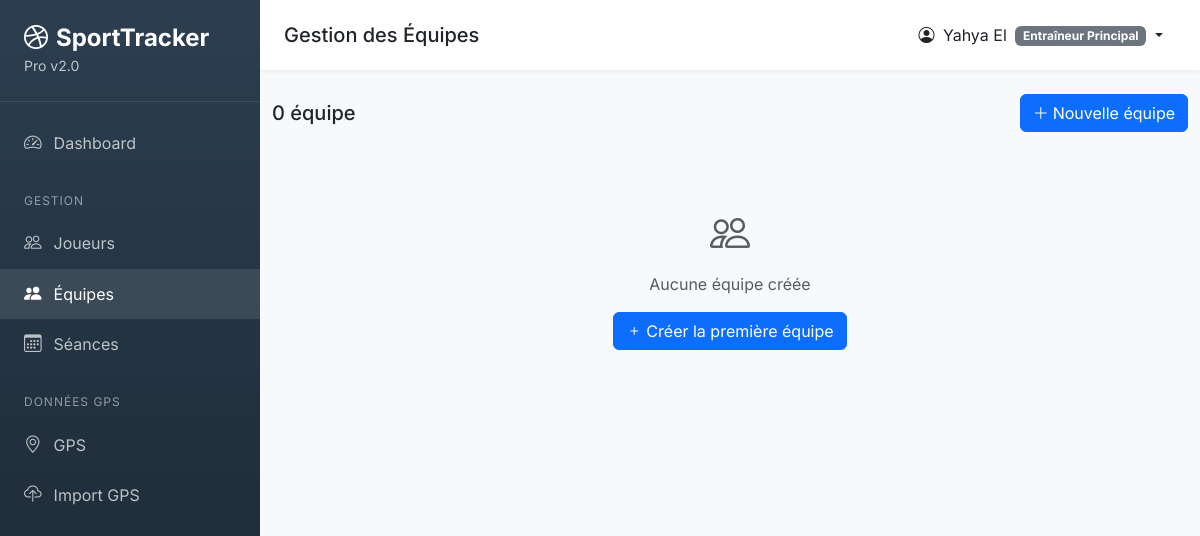
Before: /teams/ (signed in) with the older database file.
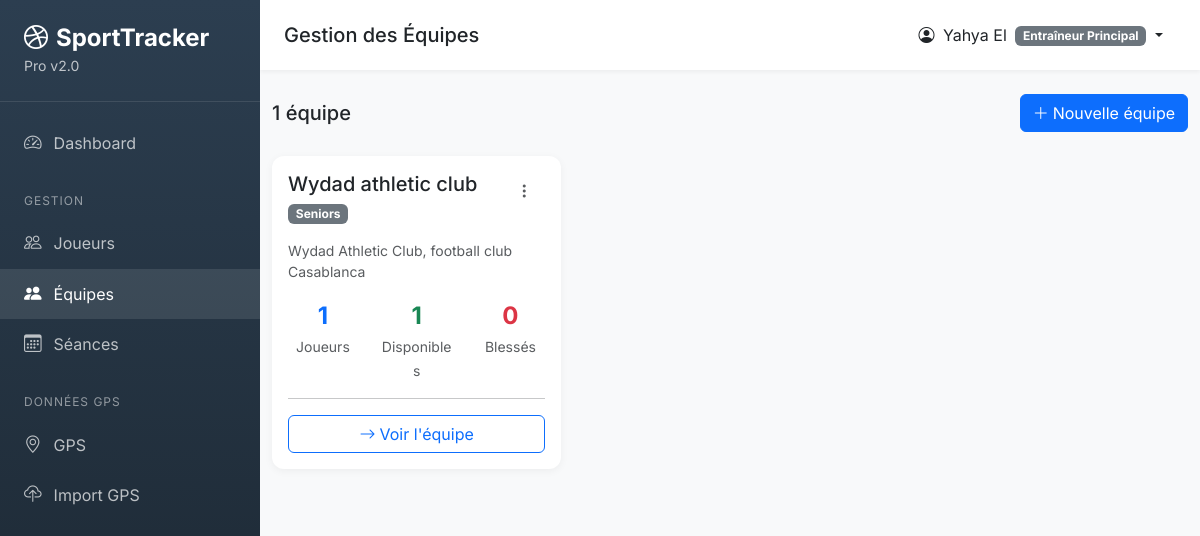
After: the same page with the newer database file.
### app/models.py (models this page shows, shortened)
class Team(db.Model):
    __tablename__ = 'team'
    id = db.Column(db.Integer, primary_key=True)
    name = db.Column(db.String(100), nullable=False, unique=True)
    description = db.Column(db.Text)
    category = db.Column(db.String(30))  # Seniors, U19, U17, etc.
    target_weekly_load = db.Column(db.Float, default=400)
    max_weekly_load = db.Column(db.Float, default=600)
    created_at = db.Column(db.DateTime, default=datetime.utcnow)
    updated_at = db.Column(db.DateTime, default=datetime.utcnow, onupdate=datetime.utcnow)
    players = db.relationship('Player', backref='team', lazy='dynamic')
    sessions = db.relationship('TrainingSession', backref='team', lazy='dynamic')
    @property
    def player_count(self):
        return self.players.count()
    @property
    def available_players(self):
        return self.players.filter_by(status='Disponible').count()
    @property
    def injured_players(self):
        return self.players.filter_by(status='Blessé').count()

### app/routes/teams.py (the view)
@teams_bp.route('/')
@login_required
def list_teams():
    teams = Team.query.order_by(Team.name).all()
    return render_template('coach/teams/list.html', teams=teams)

### app/models.py (called while the page is built)
    @property
    def is_authenticated(self):
        return True

    @property
    def full_name(self):
        return f"{self.first_name} {self.last_name}"

    @property
    def role_display(self):
        return self.ROLES.get(self.role, self.role)

### app/templates/coach/teams/list.html (shortened to what this page needs)
{% extends "shared/base.html" %}
{% block page_title %}Gestion des Équipes{% endblock %}
{% block content %}
<div class="d-flex justify-content-between align-items-center mb-4">
    <h5 class="mb-0">{{ teams|length }} équipe{% if teams|length > 1 %}s{% endif %}</h5>
    <a href="{{ url_for('teams.add_team') }}" class="btn btn-primary">
        <i class="bi bi-plus-lg me-1"></i>Nouvelle équipe
    </a>
</div>
<div class="row g-4">
    {% for team in teams %}
    <div class="col-md-4">
        <div class="card h-100">
            <div class="card-body">
                <div class="d-flex justify-content-between align-items-start mb-3">
                    <div>
                        <h5 class="mb-1">{{ team.name }}</h5>
                        <span class="badge bg-secondary">{{ team.category or 'Autre' }}</span>
                    </div>
                    <div class="dropdown">
                        <button class="btn btn-link text-muted" data-bs-toggle="dropdown">
                            <i class="bi bi-three-dots-vertical"></i>
                        </button>
                    </div>
                </div>
                {% if team.description %}
                <p class="text-muted small mb-3">{{ team.description[:100] }}{% if team.description|length > 100 %}...{% endif %}</p>
                {% endif %}
                <div class="row text-center">
                    <div class="col-4">
                        <div class="fs-4 fw-bold text-primary">{{ team.player_count }}</div>
                        <small class="text-muted">Joueurs</small>
                    </div>
                    <div class="col-4">
                        <div class="fs-4 fw-bold text-success">{{ team.available_players }}</div>
                        <small class="text-muted">Disponibles</small>
                    </div>
                    <div class="col-4">
                        <div class="fs-4 fw-bold text-danger">{{ team.injured_players }}</div>
                        <small class="text-muted">Blessés</small>
                    </div>
                </div>
                <hr>
                <a href="{{ url_for('teams.view_team', id=team.id) }}" class="btn btn-outline-primary w-100">
                    <i class="bi bi-arrow-right me-1"></i>Voir l'équipe
                </a>
            </div>
        </div>
    </div>
    {% else %}
    <div class="col-12">
        <div class="text-center py-5">
            <i class="bi bi-people text-muted fs-1"></i>
            <p class="mt-2 text-muted">Aucune équipe créée</p>
            <a href="{{ url_for('teams.add_team') }}" class="btn btn-primary">
                <i class="bi bi-plus me-1"></i>Créer la première équipe
            </a>
        </div>
    </div>
    {% endfor %}
</div>
{% endblock %}

Changed rows visible on the page:
added Team: name "Wydad athletic club", category "Seniors", description "Wydad Athletic Club, football club Casablanca", player_count "1", available_players "1", injured_players "0"
Other visible differences:
{{ teams|length }}: "0" → "1"
text no longer shown: "Aucune équipe créée Créer la première équipe"
